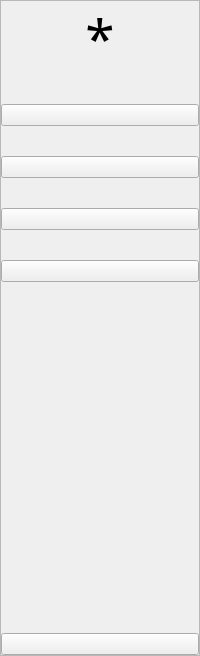
     <widget class="QFrame" name="frame_bmenu">
      <property name="frameShape">
       <enum>QFrame::StyledPanel</enum>
      </property>
      <property name="frameShadow">
       <enum>QFrame::Raised</enum>
      </property>
      <layout class="QVBoxLayout" name="verticalLayout_2">
       <property name="spacing">
        <number>30</number>
       </property>
       <property name="leftMargin">
        <number>0</number>
       </property>
       <property name="topMargin">
        <number>0</number>
       </property>
       <property name="rightMargin">
        <number>0</number>
       </property>
       <property name="bottomMargin">
        <number>0</number>
       </property>
       <item>
        <layout class="QHBoxLayout" name="horizontalLayout_menu_bhead">
         <item>
          <widget class="QLabel" name="label_bimg">
           <property name="font">
            <font>
             <family>Social Media Circled</family>
             <pointsize>40</pointsize>
            </font>
           </property>
           <property name="text">
            <string>*</string>
           </property>
           <property name="alignment">
            <set>Qt::AlignCenter</set>
           </property>
          </widget>
         </item>
        </layout>
       </item>
       <item>
        <layout class="QVBoxLayout" name="verticalLayout_bbtn">
         <property name="topMargin">
          <number>0</number>
         </property>
         <item>
          <widget class="QPushButton" name="btn_bhome">
           <property name="text">
            <string/>
           </property>
           <property name="icon">
            <iconset resource="image.qrc">
             <normaloff>:/icons/feather/home.svg</normaloff>:/icons/feather/home.svg</iconset>
           </property>
           <property name="iconSize">
            <size>
             <width>50</width>
             <height>50</height>
            </size>
           </property>
          </widget>
         </item>
         <item>
          <widget class="QPushButton" name="btn_blike">
           <property name="text">
            <string/>
           </property>
           <property name="icon">
            <iconset resource="image.qrc">
             <normaloff>:/icons/feather/star.svg</normaloff>:/icons/feather/star.svg</iconset>
           </property>
           <property name="iconSize">
            <size>
             <width>50</width>
             <height>50</height>
            </size>
           </property>
          </widget>
         </item>
         <item>
          <widget class="QPushButton" name="btn_btrash">
           <property name="text">
            <string/>
           </property>
           <property name="icon">
            <iconset resource="image.qrc">
             <normaloff>:/icons/feather/trash-2.svg</normaloff>:/icons/feather/trash-2.svg</iconset>
           </property>
           <property name="iconSize">
            <size>
             <width>50</width>
             <height>50</height>
            </size>
           </property>
          </widget>
         </item>
         <item>
          <widget class="QPushButton" name="btn_bfolder">
           <property name="text">
            <string/>
           </property>
           <property name="icon">
            <iconset resource="image.qrc">
             <normaloff>:/icons/feather/folder.svg</normaloff>:/icons/feather/folder.svg</iconset>
           </property>
           <property name="iconSize">
            <size>
             <width>50</width>
             <height>50</height>
            </size>
           </property>
          </widget>
         </item>
        </layout>
       </item>
       <item>
        <spacer name="verticalSpacer">
         <property name="orientation">
          <enum>Qt::Vertical</enum>
         </property>
         <property name="sizeHint" stdset="0">
          <size>
           <width>20</width>
           <height>321</height>
          </size>
         </property>
        </spacer>
       </item>
       <item>
        <widget class="QPushButton" name="btn_blogout">
         <property name="text">
          <string/>
         </property>
         <property name="icon">
          <iconset resource="image.qrc">
           <normaloff>:/icons/feather/log-out.svg</normaloff>:/icons/feather/log-out.svg</iconset>
         </property>
         <property name="iconSize">
          <size>
           <width>40</width>
           <height>40</height>
          </size>
         </property>
        </widget>
       </item>
      </layout>
     </widget>
